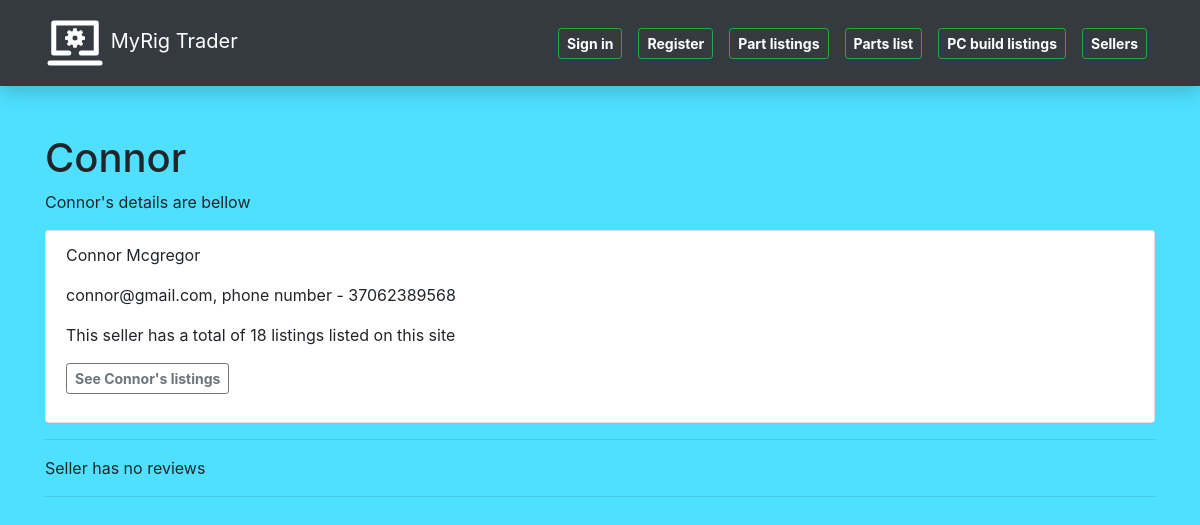
Page /pcportal/sellers/10 on the committed database.
### pcportal/models/seller_model.py (models this page shows, shortened)
class Seller(models.Model):
    f_name = models.CharField("First name", max_length=30)
    l_name = models.CharField("Last name", max_length=30)
    email = models.CharField("Email", max_length=30)
    phone_num = models.IntegerField("Phone number")
    user = models.OneToOneField(User, on_delete=models.CASCADE, related_name='seller')
    @property
    def count_all_listings(self):
        return (self.pcbuildlisting.count() + self.cpu_listing.count() + self.gpu_listing.count() +
                self.psu_listing.count() + self.ram_listing.count() + self.storage_listing.count() +
                self.casepc_listing.count() + self.motherboard_listing.count() +
                self.cpucooler_listing.count())
    def full_name(self):
        return f"{self.f_name} {self.l_name}"
    full_name.short_description = "FULL NAME"

### pcportal/views/seller_views.py (the view, shortened to what this page needs)
# urls.py: path('sellers/<int:pk>', views.SellerDetailView.as_view(), name='seller-one'),
class SellerDetailView(generic.edit.FormMixin, generic.DetailView):
    model = Seller
    context_object_name = "seller"
    template_name = "seller.html"
    form_class = SellerReviewForm
    seller_object = None

### pcportal/templates/seller.html (shortened to what this page needs)
{% extends 'base.html' %}
{% block content %}
<h1>{{ seller.f_name }}</h1>
<p>{{ seller.f_name }}'s details are bellow</p>
{% if seller %}
<ul class="list-group">
    <li class="list-group-item">
        <p>{{ seller.f_name }} {{ seller.l_name }}</p>
        <p>{{ seller.email }}, phone number - {{ seller.phone_num }}</p>
        <p>This seller has a total of {{ seller.count_all_listings }} listings listed on this site</p>
        <p><a href="{% url 'seller-listings' seller.id %}">
            <button class="btn btn-outline-secondary btn-sm"><b>See {{ seller.f_name }}'s listings</b></button>
            </a></p>
    </li>
</ul>
    <hr/>
    {% if not seller.sellerreview_set.first %}
    <p>Seller has no reviews</p>
    <hr/>
{% endif %}
{% else %}
No seller found
{% endif %}
{% endblock %}

### pcportal/static/css/styles.css (style rules this page uses)
body { background-color: #4fdfff; }

### rows in the picture
Seller: f_name "Connor", l_name "Mcgregor", email "connor@gmail.com", phone_num "37062389568", count_all_listings "18"
